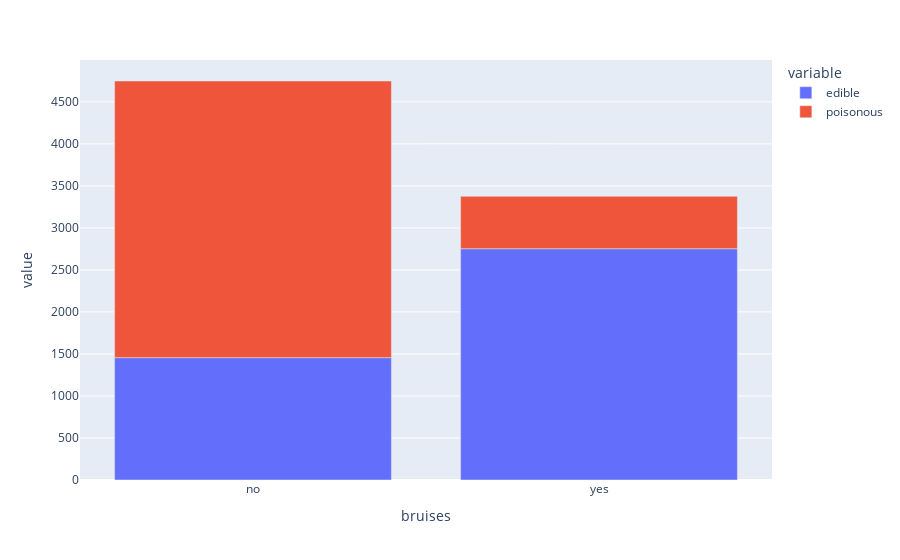

Source (notebook cell):
### Code cell
Bruises_Class = df.groupby(['class','bruises']).size().reset_index().pivot(
    columns='class',index='bruises',values=0).rename(columns={0:"counts"})
fig5=px.bar(Bruises_Class,x=Bruises_Class.index,y=[Bruises_Class['edible'],Bruises_Class['poisonous']])
fig5.show()

### Figure 1 — Plotly figure (JSON) as saved in the notebook; plotly's stock layout.template omitted (floating-point values rounded to 4 significant figures)
{"data": [{"alignmentgroup": "True", "hovertemplate": "variable=edible<br>bruises=%{x}<br>value=%{y}<extra></extra>", "legendgroup": "edible", "marker": {"color": "#636efa", "pattern": {"shape": ""}}, "name": "edible", "offsetgroup": "edible", "orientation": "v", "showlegend": true, "textposition": "auto", "type": "bar", "x": ["no", "yes"], "xaxis": "x", "y": [1456, 2752], "yaxis": "y"}, {"alignmentgroup": "True", "hovertemplate": "variable=poisonous<br>bruises=%{x}<br>value=%{y}<extra></extra>", "legendgroup": "poisonous", "marker": {"color": "#EF553B", "pattern": {"shape": ""}}, "name": "poisonous", "offsetgroup": "poisonous", "orientation": "v", "showlegend": true, "textposition": "auto", "type": "bar", "x": ["no", "yes"], "xaxis": "x", "y": [3292, 624], "yaxis": "y"}], "layout": {"barmode": "relative", "legend": {"title": {"text": "variable"}, "tracegroupgap": 0}, "margin": {"t": 60}, "xaxis": {"anchor": "y", "domain": [0, 1], "title": {"text": "bruises"}}, "yaxis": {"anchor": "x", "domain": [0, 1], "title": {"text": "value"}}}}
